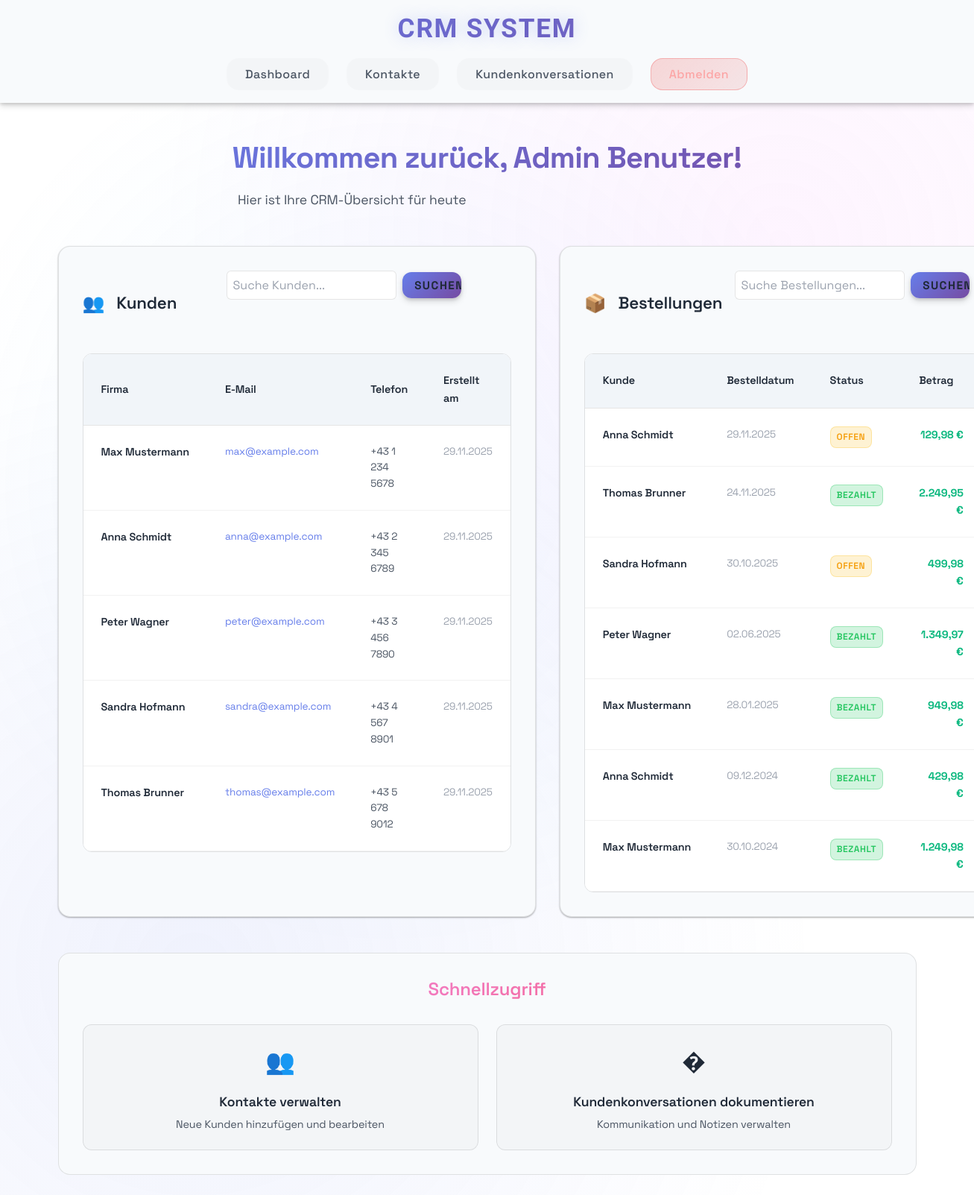
The page /mainview (signed in) on the database its author committed.
### models.py (models this page shows)
class Customer(db.Model):
    __tablename__ = "customers"
    id = db.Column(Integer, primary_key=True, autoincrement=True)
    first_name = db.Column(String(100), nullable=False)
    last_name = db.Column(String(100), nullable=False)
    email = db.Column(String(255), unique=True)
    phone = db.Column(String(50))
    created_at = db.Column(DateTime, default=datetime.utcnow, nullable=False)
    orders = db.relationship("Order", back_populates="customer", cascade="all, delete-orphan")
    conversations = db.relationship("Conversation", back_populates="customer", cascade="all, delete-orphan")

class Order(db.Model):
    __tablename__ = "orders"
    id = db.Column(Integer, primary_key=True, autoincrement=True)
    customer_id = db.Column(Integer, ForeignKey("customers.id", ondelete="CASCADE"), nullable=False)
    order_date = db.Column(DateTime, nullable=False)
    status = db.Column(
        SAEnum("Offen", "Bezahlt", "Storniert", name="order_status", native_enum=False, create_constraint=True, validate_strings=True),
        nullable=False,
        default="Offen",
    )
    total_amount = db.Column(Numeric(10, 2), nullable=False)
    customer = db.relationship("Customer", back_populates="orders")
    items = db.relationship("OrderItem", back_populates="order", cascade="all, delete-orphan")
    __table_args__ = (
        Index("idx_orders_date", "order_date"),
        Index("idx_orders_customer_date", "customer_id", "order_date"),
    )

### app.py (the view, shortened to what this page needs)
@app.route('/mainview')
@login_required
def mainview():
    from models import Customer, Order, Conversation
    from datetime import datetime
    from sqlalchemy import or_
    customer_search = request.args.get('customer_search', '').strip()
    order_search = request.args.get('order_search', '').strip()
    customer_page = request.args.get('customer_page', 1, type=int)
    order_page = request.args.get('order_page', 1, type=int)
    per_page = 10
    customers_query = Customer.query
    customers_pagination = customers_query.order_by(Customer.created_at.desc()).paginate(
        page=customer_page, per_page=per_page, error_out=False
    )
    orders_query = Order.query.join(Customer)
    orders_pagination = orders_query.order_by(Order.order_date.desc()).paginate(
        page=order_page, per_page=per_page, error_out=False
    )
    current_date = datetime.now().strftime("%d.%m.%Y")
    username = session.get('username', 'Unbekannt')
    return render_template('mainview.html',
                         customers_pagination=customers_pagination,
                         orders_pagination=orders_pagination,
                         current_date=current_date,
                         username=username,
                         customer_search=customer_search,
                         order_search=order_search)

### app.py (called while the page is built)
def format_currency(amount):
    if amount is None:
        return '0,00 €'
    return f"{amount:,.2f} €".replace(',', 'X').replace('.', ',').replace('X', '.')

def format_date(date_obj, with_time=False):
    if not date_obj:
        return 'N/A'
    if with_time:
        return date_obj.strftime('%d.%m.%Y %H:%M')
    return date_obj.strftime('%d.%m.%Y')

@app.template_filter('currency')
def currency_filter(amount):
    return format_currency(amount)

@app.template_filter('date')
def date_filter(date_obj):
    return format_date(date_obj)

def login_required(f):
    @wraps(f)
    def decorated_function(*args, **kwargs):
        if 'user_id' not in session:
            flash('Bitte loggen Sie sich zuerst ein')
            return redirect(url_for('index'))
        return f(*args, **kwargs)
    return decorated_function

### templates/mainview.html (shortened to what this page needs)
{% extends "base.html" %}
{% block content %}
<div class="welcome-section">
  <h2>Willkommen zurück, {{ username }}!</h2>
  <p>Hier ist Ihre CRM-Übersicht für heute</p>
</div>
<div class="dashboard-tables">
  <div class="table-section">
    <div style="display: flex; justify-content: space-between; align-items: center; margin-bottom: var(--space-md);">
      <h3 style="margin: 0;"><span class="table-icon">👥</span>Kunden</h3>
      <form method="GET" action="{{ url_for('mainview') }}" style="display: flex; gap: 0.5rem; align-items: center; background: none; padding: 0; box-shadow: none; border: none;">
        <input type="search" name="customer_search" placeholder="Suche Kunden..." value="{{ customer_search or '' }}" style="padding: 0.5rem; border-radius: 6px; border: 1px solid rgba(0,0,0,0.1); background: var(--bg-primary); min-width: 200px;">
        <button type="submit" class="btn btn-primary" style="padding: 0.5rem 1rem; margin: 0;">Suchen</button>
      </form>
    </div>
    <div class="table-container">
      <table class="data-table">
        <thead>
          <tr>
            <th>Firma</th>
            <th>E-Mail</th>
            <th>Telefon</th>
            <th>Erstellt am</th>
          </tr>
        </thead>
        <tbody>
          {% for customer in customers_pagination.items %}
          <tr>
            <td class="company-name">{{ customer.first_name }} {{ customer.last_name }}</td>
            <td class="email">{{ customer.email }}</td>
            <td class="phone">{{ customer.phone }}</td>
            <td class="date">{{ customer.created_at|date }}</td>
          </tr>
          {% else %}
          <tr>
            <td colspan="4" class="empty-state">Keine Kunden gefunden</td>
          </tr>
          {% endfor %}
        </tbody>
      </table>
    </div>
  </div>
  <div class="table-section">
    <div style="display: flex; justify-content: space-between; align-items: center; margin-bottom: var(--space-md);">
      <h3 style="margin: 0;"><span class="table-icon">📦</span>Bestellungen</h3>
      <form method="GET" action="{{ url_for('mainview') }}" style="display: flex; gap: 0.5rem; align-items: center; background: none; padding: 0; box-shadow: none; border: none;">
        <input type="search" name="order_search" placeholder="Suche Bestellungen..." value="{{ order_search or '' }}" style="padding: 0.5rem; border-radius: 6px; border: 1px solid rgba(0,0,0,0.1); background: var(--bg-primary); min-width: 200px;">
        <button type="submit" class="btn btn-primary" style="padding: 0.5rem 1rem; margin: 0;">Suchen</button>
      </form>
    </div>
    <div class="table-container">
      <table class="data-table">
        <thead>
          <tr>
            <th>Kunde</th>
            <th>Bestelldatum</th>
            <th>Status</th>
            <th>Betrag</th>
          </tr>
        </thead>
        <tbody>
          {% for order in orders_pagination.items %}
          <tr>
            <td class="company-name">{{ order.customer.first_name }} {{ order.customer.last_name if order.customer else 'Unbekannt' }}</td>
            <td class="date">{{ order.order_date|date }}</td>
            <td><span class="status-badge status-{{ order.status.lower() if order.status else 'unknown' }}">{{ order.status or 'Unbekannt' }}</span></td>
            <td class="amount">{{ order.total_amount|currency }}</td>
          </tr>
          {% else %}
          <tr>
            <td colspan="4" class="empty-state">Keine Bestellungen gefunden</td>
          </tr>
          {% endfor %}
        </tbody>
      </table>
    </div>
  </div>
</div>
<div class="quick-actions">
  <h3>Schnellzugriff</h3>
  <div class="action-grid">
    <a href="{{ url_for('customers') }}" class="action-card">
      <div class="action-icon">👥</div>
      <h4>Kontakte verwalten</h4>
      <p>Neue Kunden hinzufügen und bearbeiten</p>
    </a>
  <a href="{{ url_for('conversations') }}" class="action-card">
      <div class="action-icon">�</div>
  <h4>Kundenkonversationen dokumentieren</h4>
      <p>Kommunikation und Notizen verwalten</p>
    </a>
  </div>
</div>
{% endblock %}

### static/style.css (style rules this page uses)
:root { --primary: linear-gradient(135deg, #667eea 0%, #764ba2 100%); --primary-solid: #667eea; --secondary: linear-gradient(135deg, #f093fb 0%, #f5576c 100%); --secondary-solid: #f093fb; --accent: linear-gradient(135deg, #4facfe 0%, #00f2fe 100%); --accent-solid: #4facfe; --success: #10b981; --warning: #f59e0b; --error: #ef4444; --bg-primary: #ffffff; --bg-secondary: #f8fafc; --bg-tertiary: #f1f5f9; --surface: rgba(0, 0, 0, 0.02); --text-primary: #1f2937; --text-secondary: #4b5563; --text-muted: #9ca3af; --space-xs: 0.5rem; --space-sm: 1rem; --space-md: 1.5rem; --space-lg: 2rem; --space-xl: 3rem; --radius-sm: 0.5rem; --radius-md: 0.75rem; --radius-lg: 1rem; --radius-xl: 1.5rem; --shadow-sm: 0 1px 3px rgba(0, 0, 0, 0.12), 0 1px 2px rgba(0, 0, 0, 0.24); --shadow-md: 0 4px 8px rgba(0, 0, 0, 0.15), 0 2px 4px rgba(0, 0, 0, 0.12); --shadow-lg: 0 10px 25px rgba(0, 0, 0, 0.2), 0 6px 10px rgba(0, 0, 0, 0.15); --shadow-glow: 0 0 20px rgba(102, 126, 234, 0.3); }
* { margin: 0; padding: 0; box-sizing: border-box; }
html { font-size: 16px; scroll-behavior: smooth; }
body { font-family: 'Space Grotesk', -apple-system, BlinkMacSystemFont, sans-serif; font-weight: 400; line-height: 1.6; color: #1f2937; background: #ffffff; min-height: 100vh; overflow-x: hidden; letter-spacing: -0.01em; }
body::before { content: ''; position: fixed; top: 0; left: 0; width: 100%; height: 100%; background: radial-gradient(circle at 20% 80%, rgba(102, 126, 234, 0.1) 0%, transparent 50%), radial-gradient(circle at 80% 20%, rgba(240, 147, 251, 0.1) 0%, transparent 50%), radial-gradient(circle at 40% 40%, rgba(79, 172, 254, 0.08) 0%, transparent 50%); z-index: -1; animation: gradientShift 15s ease-in-out infinite; }
h1, h2, h3, h4, h5, h6 { font-weight: 600; margin-bottom: var(--space-md); line-height: 1.3; }
h2 { font-family: 'Space Grotesk', sans-serif; font-size: 2.8rem; font-weight: 700; background: var(--secondary); background-clip: text; -webkit-background-clip: text; -webkit-text-fill-color: transparent; text-align: center; margin-bottom: var(--space-lg); letter-spacing: -0.02em; }
h3 { font-family: 'Space Grotesk', sans-serif; font-size: 1.5rem; font-weight: 600; color: var(--text-primary); letter-spacing: -0.01em; }
p { margin-bottom: var(--space-md); color: var(--text-secondary); max-width: 70ch; }
form { background: var(--bg-secondary); padding: var(--space-xl); border-radius: var(--radius-xl); border: 1px solid rgba(255, 255, 255, 0.1); box-shadow: var(--shadow-lg); max-width: 500px; margin: 0 auto var(--space-xl); backdrop-filter: blur(20px); }
input, textarea, select { width: 100%; padding: var(--space-md); border: 2px solid rgba(255, 255, 255, 0.1); border-radius: var(--radius-md); background: var(--bg-tertiary); color: var(--text-primary); font-family: inherit; font-size: 1rem; transition: all 0.3s ease; backdrop-filter: blur(10px); }
input::placeholder, textarea::placeholder { color: var(--text-muted); }
button { font-family: 'Space Grotesk', sans-serif; background: var(--primary); color: var(--text-primary); border: none; padding: var(--space-md) var(--space-xl); border-radius: var(--radius-md); font-size: 0.95rem; font-weight: 700; cursor: pointer; transition: all 0.3s cubic-bezier(0.4, 0, 0.2, 1); box-shadow: var(--shadow-md); text-transform: uppercase; letter-spacing: 0.1em; position: relative; overflow: hidden; }
button::before { content: ''; position: absolute; top: 0; left: -100%; width: 100%; height: 100%; background: linear-gradient(135deg, rgba(255, 255, 255, 0.2) 0%, transparent 100%); transition: left 0.3s ease; }
main > * { animation: fadeInUp 0.6s ease forwards; }

### rows shown on the page
Customer: first_name "Max", last_name "Mustermann", email "max@example.com", phone "+43 1 234 5678", created_at "29.11.2025"
Customer: first_name "Anna", last_name "Schmidt", email "anna@example.com", phone "+43 2 345 6789", created_at "29.11.2025"
Customer: first_name "Peter", last_name "Wagner", email "peter@example.com", phone "+43 3 456 7890", created_at "29.11.2025"
Customer: first_name "Sandra", last_name "Hofmann", email "sandra@example.com", phone "+43 4 567 8901", created_at "29.11.2025"
Customer: first_name "Thomas", last_name "Brunner", email "thomas@example.com", phone "+43 5 678 9012", created_at "29.11.2025"
Order: customer.first_name "Anna", customer "Schmidt", order_date "29.11.2025", status "OFFEN", total_amount "129,98 €"
Order: customer.first_name "Thomas", customer "Brunner", order_date "24.11.2025", status "BEZAHLT", total_amount "2.249,95 €"
Order: customer.first_name "Sandra", customer "Hofmann", order_date "30.10.2025", status "OFFEN", total_amount "499,98 €"
Order: customer.first_name "Peter", customer "Wagner", order_date "02.06.2025", status "BEZAHLT", total_amount "1.349,97 €"
Order: customer.first_name "Max", customer "Mustermann", order_date "28.01.2025", status "BEZAHLT", total_amount "949,98 €"
Order: customer.first_name "Anna", customer "Schmidt", order_date "09.12.2024", status "BEZAHLT", total_amount "429,98 €"
Order: customer.first_name "Max", customer "Mustermann", order_date "30.10.2024", status "BEZAHLT", total_amount "1.249,98 €"

### other values the page prints
{{ username }} "Admin Benutzer"
